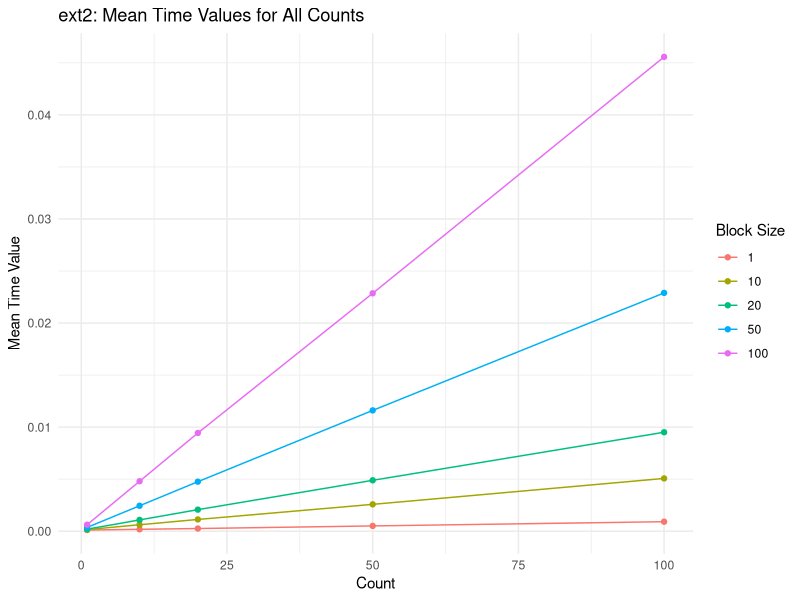
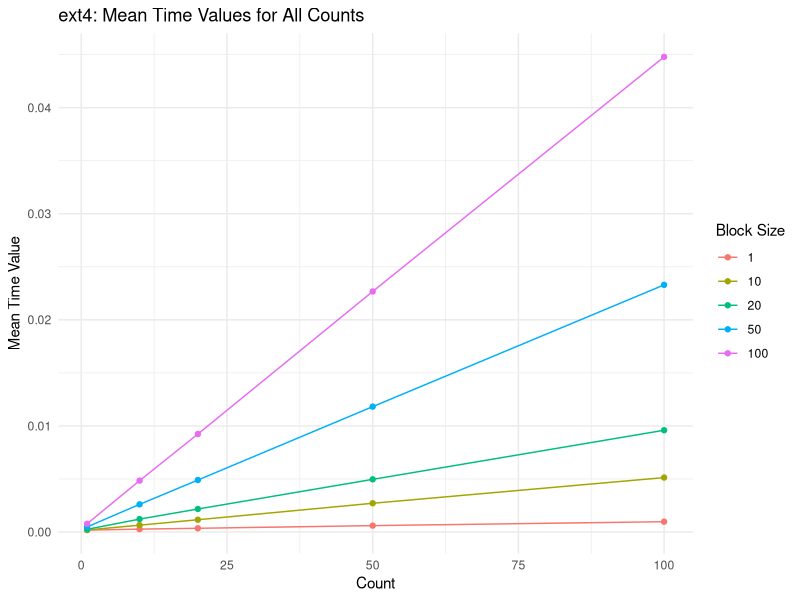
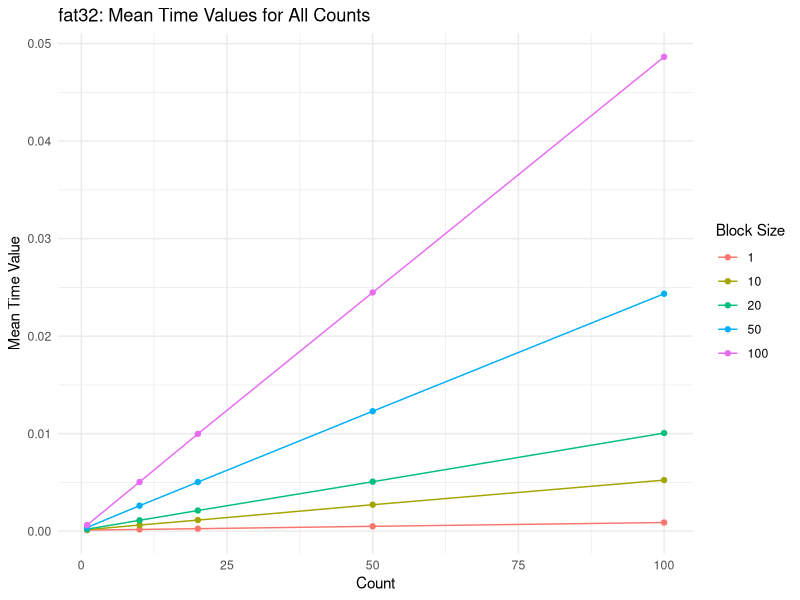
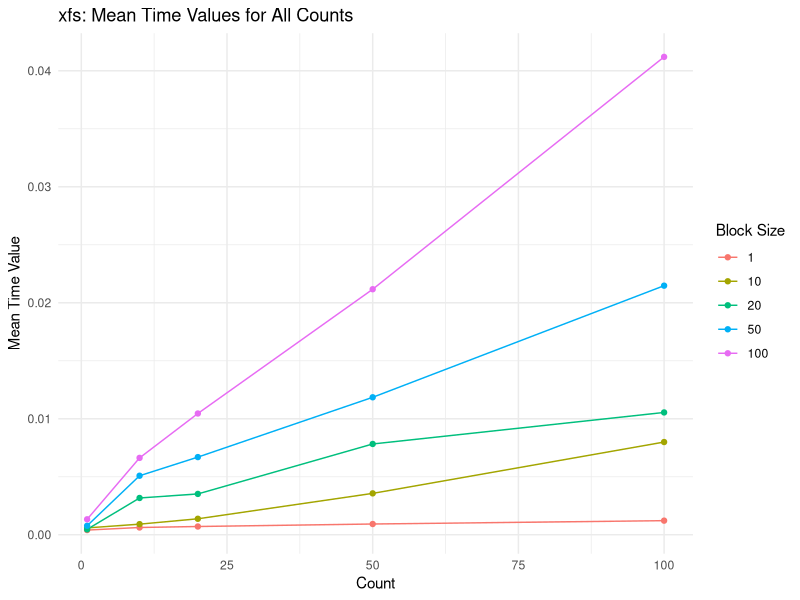
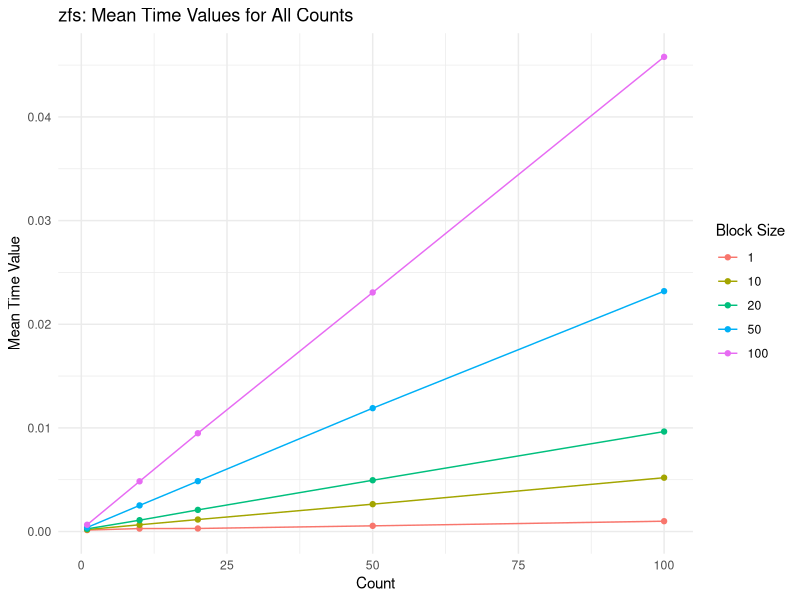
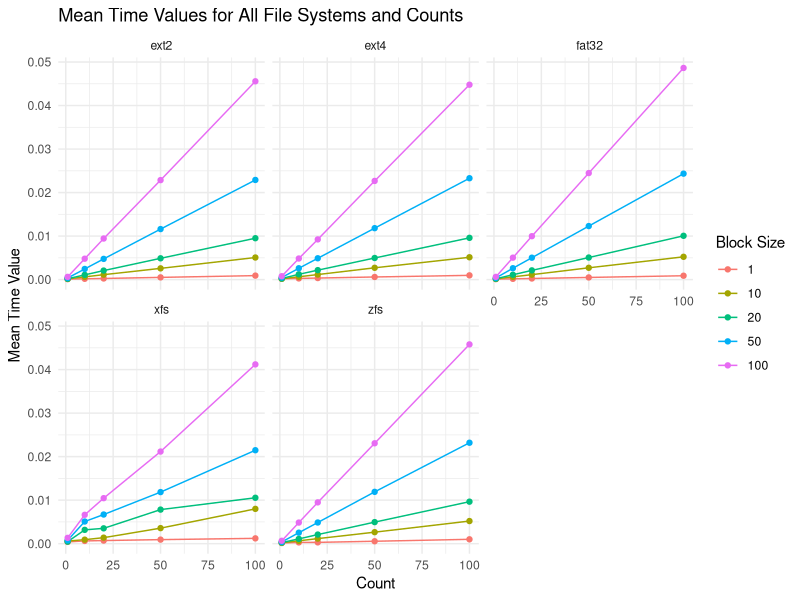
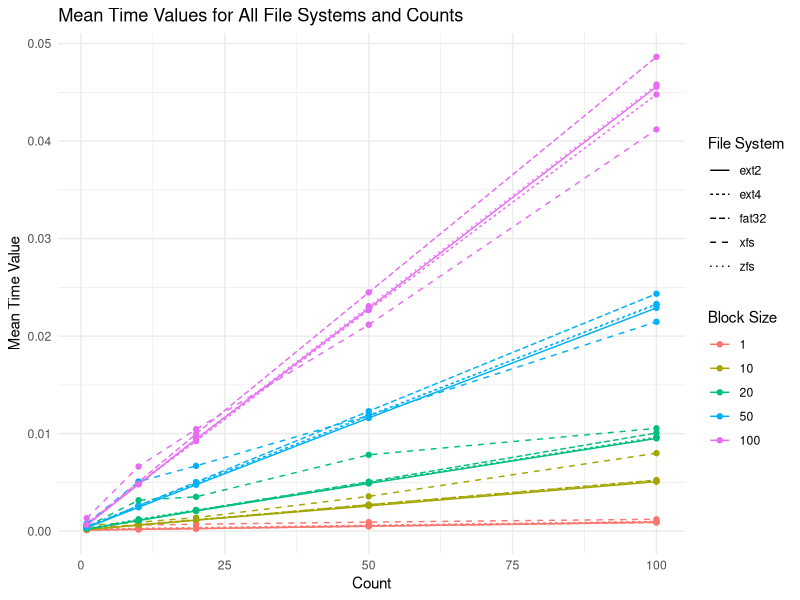

Here is the R script that generated these plots, in order:
## ---- chunk 1
knitr::opts_chunk$set(echo = TRUE)
library(ggplot2)
library(tidyverse)
library(dplyr)
## ---- chunk 2
ext2 <- read.csv("myout-ext2.csv", header=T)
ext4 <- read.csv("myout-ext4.csv", header=T)
fat32 <- read.csv("myout-fat32.csv", header=T)
xfs <- read.csv("myout-xfs.csv", header=T)
zfs <- read.csv("myout-zfs.csv", header=T)
## ---- chunk 3
#find mean time values for all counts
mean_ext2_all_counts <- ext2 %>%
  group_by(bs, count) %>%
  summarize(mean_timevalue = mean(timevalue))
mean_ext2_all_counts
#create performance graph using mean time values
ggplot(mean_ext2_all_counts, aes(x = count, y = mean_timevalue, color = factor(bs))) +
  geom_line() +
  geom_point() +
  labs(title = "ext2: Mean Time Values for All Counts",
       x = "Count",
       y = "Mean Time Value",
       color = "Block Size") +
  theme_minimal()

## ---- chunk 4
#find mean time values for all counts
mean_ext4_all_counts <- ext4 %>%
  group_by(bs, count) %>%
  summarize(mean_timevalue = mean(timevalue))
mean_ext4_all_counts
#create performance graph using mean time values
ggplot(mean_ext4_all_counts, aes(x = count, y = mean_timevalue, color = factor(bs))) +
  geom_line() +
  geom_point() +
  labs(title = "ext4: Mean Time Values for All Counts",
       x = "Count",
       y = "Mean Time Value",
       color = "Block Size") +
  theme_minimal()

## ---- chunk 5
#find mean time values for all counts
mean_fat32_all_counts <- fat32 %>%
  group_by(bs, count) %>%
  summarize(mean_timevalue = mean(timevalue))
mean_fat32_all_counts
#create performance graph using mean time values
ggplot(mean_fat32_all_counts, aes(x = count, y = mean_timevalue, color = factor(bs))) +
  geom_line() +
  geom_point() +
  labs(title = "fat32: Mean Time Values for All Counts",
       x = "Count",
       y = "Mean Time Value",
       color = "Block Size") +
  theme_minimal()

## ---- chunk 6
#find mean time values for all counts
mean_xfs_all_counts <- xfs %>%
  group_by(bs, count) %>%
  summarize(mean_timevalue = mean(timevalue))
mean_xfs_all_counts
#create performance graph using mean time values
ggplot(mean_xfs_all_counts, aes(x = count, y = mean_timevalue, color = factor(bs))) +
  geom_line() +
  geom_point() +
  labs(title = "xfs: Mean Time Values for All Counts",
       x = "Count",
       y = "Mean Time Value",
       color = "Block Size") +
  theme_minimal()

## ---- chunk 7
#find mean time values for all counts
mean_zfs_all_counts <- zfs %>%
  group_by(bs, count) %>%
  summarize(mean_timevalue = mean(timevalue))
mean_zfs_all_counts
#create performance graph using mean time values
ggplot(mean_zfs_all_counts, aes(x = count, y = mean_timevalue, color = factor(bs))) +
  geom_line() +
  geom_point() +
  labs(title = "zfs: Mean Time Values for All Counts",
       x = "Count",
       y = "Mean Time Value",
       color = "Block Size") +
  theme_minimal()

## ---- chunk 8
#combine all dataframes into one
all_data <- rbind(
  transform(ext2, fs = 'ext2'),
  transform(ext4, fs = 'ext4'),
  transform(fat32, fs = 'fat32'),
  transform(xfs, fs = 'xfs'),
  transform(zfs, fs = 'zfs')
)

#find mean time values for all counts
mean_all_counts <- all_data %>%
  group_by(fs, bs, count) %>%
  summarize(mean_timevalue = mean(timevalue))

mean_all_counts

#create a performance graph using mean time values
ggplot(mean_all_counts, aes(x = count, y = mean_timevalue, color = factor(bs))) +
  geom_line() +
  geom_point() +
  labs(title = "Mean Time Values for All File Systems and Counts",
       x = "Count",
       y = "Mean Time Value",
       color = "Block Size") +
  theme_minimal() +
  facet_wrap(~fs)

## ---- chunk 9
# Create a performance graph using mean time values
ggplot(mean_all_counts, aes(x = count, y = mean_timevalue, color = factor(bs), linetype = fs)) +
  geom_line() +
  geom_point() +
  labs(title = "Mean Time Values for All File Systems and Counts",
       x = "Count",
       y = "Mean Time Value",
       color = "Block Size",
       linetype = "File System") +
  theme_minimal()

